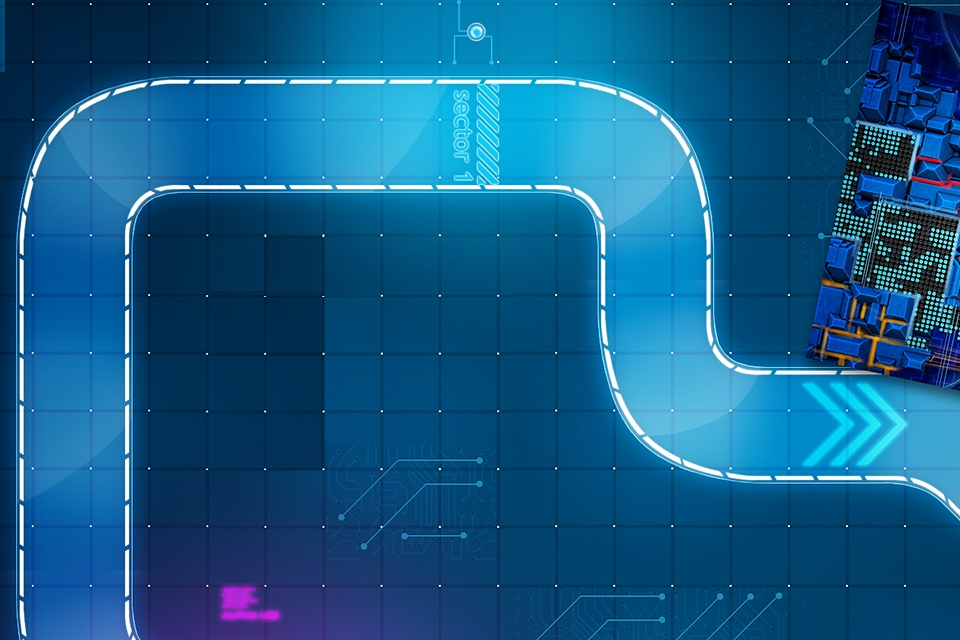

This is a level from a 2D game, rendered from its Tiled map with the project's own tilesets. A one-line summary and the map file follow, with tile-layer data summarised:
An orthogonal 30x20 tile map with 32x32 px tiles, 1 tile layer (background) and 1 object (mainPlayer).

<map version="1.0" orientation="orthogonal" renderorder="right-down" width="30" height="20" tilewidth="32" tileheight="32" nextobjectid="2">
 <tileset firstgid="1" name="m2" tilewidth="32" tileheight="32">
  <image source="../img/map/m2.png" width="1208" height="647" />
 </tileset>
 <layer name="background" width="30" height="20">
  <data>[600 cells, 600 non-empty, 600 distinct tile ids]</data>
 </layer>
 <objectgroup color="#0ea400" name="Entities">
  <object id="1" name="mainPlayer" x="153" y="364" width="50" height="50">
   <properties>
    <property name="frameheight" value="50" />
    <property name="framewidth" value="50" />
    <property name="image" value="robot50" />
    <property name="spritelength" value="45" />
    <property name="spritewidth" value="45" />
   </properties>
  </object>
 </objectgroup>
</map>